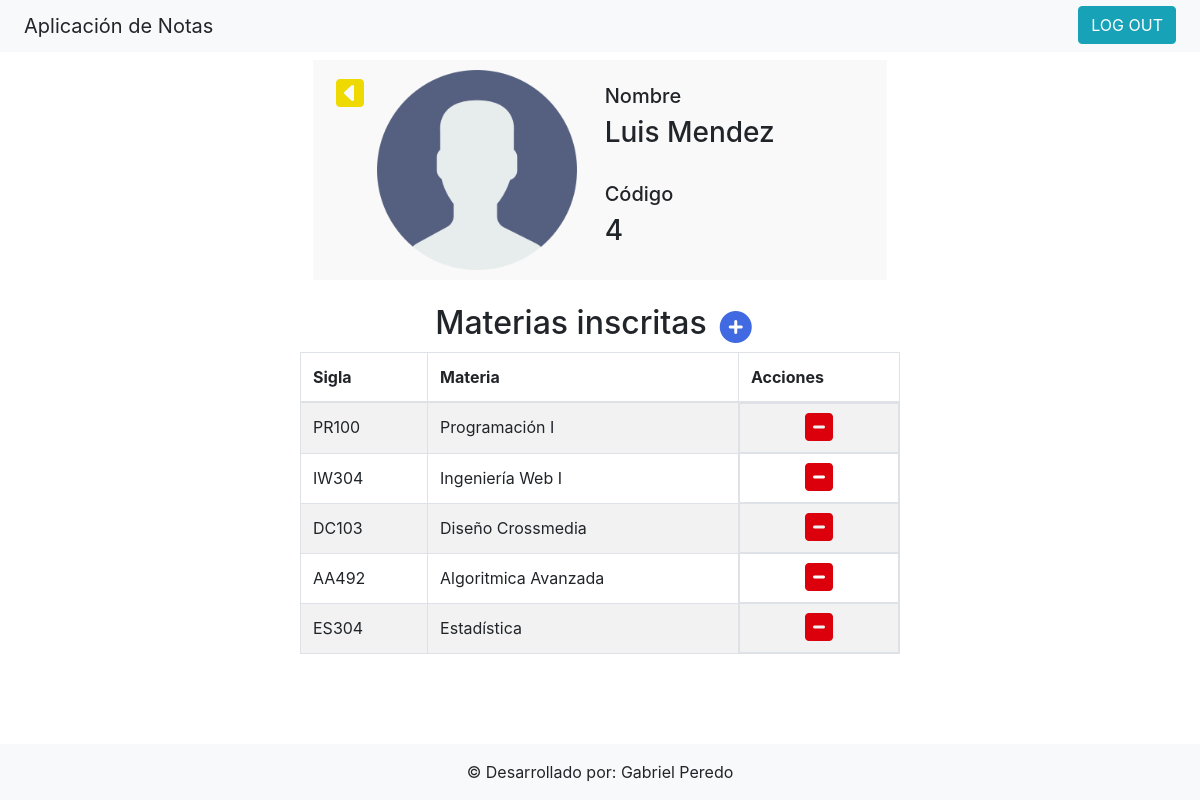
Page /detalle_estudiante/4 (signed in) on the committed database.
### notas/models/materia.py (models this page shows)
class Materia(models.Model):
    id_materia = models.AutoField(primary_key=True)
    nombre = models.CharField(max_length=300)
    sigla = models.CharField(max_length=5)
    estudiantes = models.ManyToManyField(User, related_name='Estudiantes')
    docente = models.ForeignKey(User, on_delete=models.CASCADE, related_name='Docente', default=1)
    class Meta:
        db_table = "notas_materias"
    def __str__(self):
        return self.sigla + ' - ' + self.nombre

### notas/views.py (the view)
# urls.py: path('detalle_estudiante/<int:id>', views.detalle_estudiante, name='Detalle estudiante'),
@permission_required('auth.view_user', login_url='/login/')
def detalle_estudiante(request, id):
    estudiante = User.objects.get(id=id)
    lista_materias_inscritas = Materia.objects.filter(estudiantes__id=id)
    lista_materias_habilitadas = Materia.objects.exclude(estudiantes__id=id)
    return render(request, 'administrador/detalles/detalle_estudiante.html', {
        'estudiante': estudiante,
        'lista_materias_inscritas': lista_materias_inscritas,
        'lista_materias_habilitadas': lista_materias_habilitadas
    })

### notas/templates/administrador/detalles/detalle_estudiante.html (shortened to what this page needs)
{% extends 'base.html' %}
{% block content %}
    {% load static %}
    <main class="main">
        <section style="background: #f9f9f9; display: flex; padding: 10px">
            <a class="btn" href="{% url 'Ver estudiantes' %}">
                <span class="btn-infor">
                    <i class="fa fa-caret-square-left fa-2x"></i>
                </span>
            </a>
            <img src="{% static 'users.png' %}" alt="Foto de perfil" width="200">
            <div style="padding-left: 5%; min-width: 300px; margin-top: auto; margin-bottom: auto">
                <h5>Nombre</h5>
                <h3>{{ estudiante.first_name }} {{ estudiante.last_name }}</h3>
                <br>
                <h5>Código</h5>
                <h3>{{ estudiante.id }}</h3>
            </div>
        </section>
        <table class="table table-striped table-bordered w-50">
            <br>
            <div style="display: flex">
                <h2>Materias inscritas</h2>
                <button type="button" class="btn" data-toggle="modal" data-target="#exampleModalCenter">
                    <span class="btn-add">
                        <i class="fa fa-plus-circle fa-2x"></i>
                    </span>
                </button>
            </div>
            <thead>
                <tr>
                    <th>
                        Sigla
                    </th>
                    <th>
                        Materia
                    </th>
                    <th>
                        Acciones
                    </th>
                </tr>
            </thead>
            <tbody>
                {% for materia in lista_materias_inscritas %}
                <tr>
                    <td>
                        {{ materia.sigla }}
                    </td>
                    <td>
                        {{ materia.nombre }}
                    </td>
                    <td class="td-botones">
                        <a class="btn p-0" href="{% url 'Eliminar materia estudiante' estudiante.id materia.id_materia %}"><span id="e" class="btn-delete"><i class="fa fa-minus-square fa-2x"></i></span></a>
                    </td>
                </tr>
                {% endfor %}
            </tbody>
        </table>
    </main>
{% endblock %}

### templates/base.html (shortened to what this page needs)
<!DOCTYPE html>
<html lang="en">
    <head>
        <link rel="stylesheet" href="https://stackpath.bootstrapcdn.com/bootstrap/4.4.1/css/bootstrap.min.css">
    </head>
    <body>
        <header class="bg-light">
            <span class="navbar-brand" href="#">Aplicación de Notas</span>
            {% if user.is_authenticated %}
                <div>
                    <a href="{% url 'Logout' %}" class="btn btn-info">LOG OUT</a>
                </div>
            {% endif %}
        </header>
        {% block content %}
        {% endblock %}
        <footer class="bg-light">
          <div class="footer-copyright text-center py-3">© Desarrollado por: Gabriel Peredo</div>
        </footer>
    </body>
</html>

### templates/base.html (style rules this page uses)
html, body { height:100%; margin:0; display: flex; flex-direction: column; }
header { position: absolute; width: 100%; top: 0; padding: 0.5% 2%; display: flex; justify-content: space-between; }
footer { position: absolute; width: 100%; bottom: 0; }
.main { display: flex; flex-direction: column; justify-content: center; align-items: center; padding-top: 5%; }
.btn-add { color: royalblue; }
.btn-infor { color: #eed901; }
.btn-delete { color: #db000b; }
.td-botones { margin-top: auto; margin-bottom: auto; padding-top: 0 !important; padding-bottom: 0 !important; display:flex; height: 50px; align-items: center; justify-content: space-evenly; }

### rows in the picture
Materia: sigla "PR100", nombre "Programación I"
Materia: sigla "IW304", nombre "Ingeniería Web I"
Materia: sigla "DC103", nombre "Diseño Crossmedia"
Materia: sigla "AA492", nombre "Algoritmica Avanzada"
Materia: sigla "ES304", nombre "Estadística"

### other values in the picture
{{ estudiante.first_name }} "Luis"
{{ estudiante.last_name }} "Mendez"
{{ estudiante.id }} "4"
